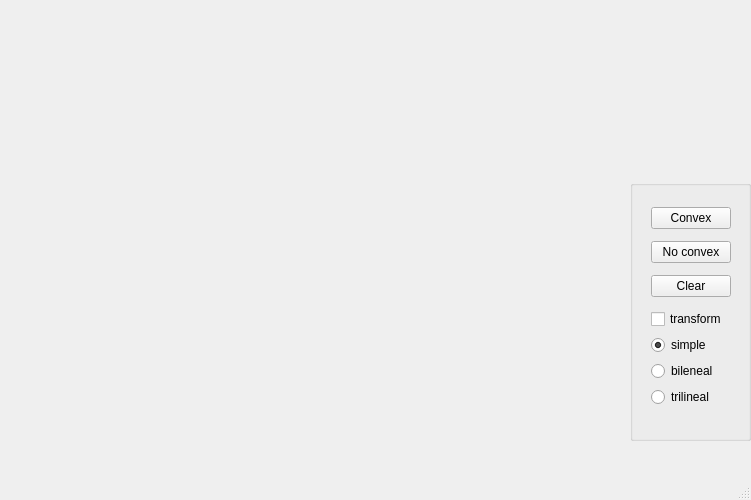
<?xml version="1.0" encoding="UTF-8"?>
<ui version="4.0">
 <class>TetragonWindow</class>
 <widget class="QMainWindow" name="TetragonWindow">
  <property name="enabled">
   <bool>true</bool>
  </property>
  <property name="geometry">
   <rect>
    <x>0</x>
    <y>0</y>
    <width>751</width>
    <height>500</height>
   </rect>
  </property>
  <property name="sizePolicy">
   <sizepolicy hsizetype="Preferred" vsizetype="Maximum">
    <horstretch>0</horstretch>
    <verstretch>0</verstretch>
   </sizepolicy>
  </property>
  <property name="minimumSize">
   <size>
    <width>150</width>
    <height>280</height>
   </size>
  </property>
  <property name="maximumSize">
   <size>
    <width>1000</width>
    <height>800</height>
   </size>
  </property>
  <property name="focusPolicy">
   <enum>Qt::NoFocus</enum>
  </property>
  <property name="windowTitle">
   <string>FIT9201KLIMOV_Tetragon</string>
  </property>
  <widget class="QWidget" name="centralWidget">
   <widget class="QGroupBox" name="puzzlePanel">
    <property name="geometry">
     <rect>
      <x>630</x>
      <y>180</y>
      <width>121</width>
      <height>261</height>
     </rect>
    </property>
    <property name="sizePolicy">
     <sizepolicy hsizetype="Minimum" vsizetype="Minimum">
      <horstretch>0</horstretch>
      <verstretch>0</verstretch>
     </sizepolicy>
    </property>
    <property name="maximumSize">
     <size>
      <width>121</width>
      <height>280</height>
     </size>
    </property>
    <property name="focusPolicy">
     <enum>Qt::StrongFocus</enum>
    </property>
    <property name="autoFillBackground">
     <bool>true</bool>
    </property>
    <property name="title">
     <string/>
    </property>
    <widget class="QWidget" name="layoutWidget">
     <property name="geometry">
      <rect>
       <x>10</x>
       <y>10</y>
       <width>102</width>
       <height>237</height>
      </rect>
     </property>
     <layout class="QVBoxLayout" name="verticalLayout_2">
      <item>
       <widget class="QPushButton" name="startDraw">
        <property name="text">
         <string>Convex</string>
        </property>
       </widget>
      </item>
      <item>
       <widget class="QPushButton" name="stopDraw">
        <property name="text">
         <string>No convex</string>
        </property>
       </widget>
      </item>
      <item>
       <widget class="QPushButton" name="init">
        <property name="text">
         <string>Clear</string>
        </property>
       </widget>
      </item>
      <item>
       <layout class="QVBoxLayout" name="verticalLayout_3">
        <item>
         <widget class="QCheckBox" name="checkBox">
          <property name="text">
           <string>transform</string>
          </property>
         </widget>
        </item>
        <item>
         <widget class="QRadioButton" name="simple">
          <property name="text">
           <string>simple</string>
          </property>
          <property name="checked">
           <bool>true</bool>
          </property>
         </widget>
        </item>
        <item>
         <widget class="QRadioButton" name="biLeneal">
          <property name="text">
           <string>bileneal</string>
          </property>
         </widget>
        </item>
        <item>
         <widget class="QRadioButton" name="triLineal">
          <property name="text">
           <string>trilineal</string>
          </property>
         </widget>
        </item>
       </layout>
      </item>
     </layout>
    </widget>
   </widget>
  </widget>
  <widget class="QStatusBar" name="statusBar"/>
 </widget>
 <layoutdefault spacing="6" margin="11"/>
 <resources/>
 <connections>
  <connection>
   <sender>startDraw</sender>
   <signal>clicked()</signal>
   <receiver>TetragonWindow</receiver>
   <slot>sl_drawConvex()</slot>
   <hints>
    <hint type="sourcelabel">
     <x>641</x>
     <y>193</y>
    </hint>
    <hint type="destinationlabel">
     <x>365</x>
     <y>266</y>
    </hint>
   </hints>
  </connection>
  <connection>
   <sender>stopDraw</sender>
   <signal>clicked()</signal>
   <receiver>TetragonWindow</receiver>
   <slot>sl_drawNoConvex()</slot>
   <hints>
    <hint type="sourcelabel">
     <x>661</x>
     <y>240</y>
    </hint>
    <hint type="destinationlabel">
     <x>493</x>
     <y>207</y>
    </hint>
   </hints>
  </connection>
  <connection>
   <sender>init</sender>
   <signal>clicked()</signal>
   <receiver>TetragonWindow</receiver>
   <slot>sl_onClear()</slot>
   <hints>
    <hint type="sourcelabel">
     <x>695</x>
     <y>271</y>
    </hint>
    <hint type="destinationlabel">
     <x>413</x>
     <y>224</y>
    </hint>
   </hints>
  </connection>
  <connection>
   <sender>simple</sender>
   <signal>toggled(bool)</signal>
   <receiver>TetragonWindow</receiver>
   <slot>sl_onFilterChanged(bool)</slot>
   <hints>
    <hint type="sourcelabel">
     <x>692</x>
     <y>342</y>
    </hint>
    <hint type="destinationlabel">
     <x>502</x>
     <y>363</y>
    </hint>
   </hints>
  </connection>
  <connection>
   <sender>biLeneal</sender>
   <signal>toggled(bool)</signal>
   <receiver>TetragonWindow</receiver>
   <slot>sl_onFilterChanged(bool)</slot>
   <hints>
    <hint type="sourcelabel">
     <x>692</x>
     <y>377</y>
    </hint>
    <hint type="destinationlabel">
     <x>375</x>
     <y>249</y>
    </hint>
   </hints>
  </connection>
  <connection>
   <sender>triLineal</sender>
   <signal>toggled(bool)</signal>
   <receiver>TetragonWindow</receiver>
   <slot>sl_onFilterChanged(bool)</slot>
   <hints>
    <hint type="sourcelabel">
     <x>692</x>
     <y>412</y>
    </hint>
    <hint type="destinationlabel">
     <x>375</x>
     <y>249</y>
    </hint>
   </hints>
  </connection>
  <connection>
   <sender>checkBox</sender>
   <signal>stateChanged(int)</signal>
   <receiver>TetragonWindow</receiver>
   <slot>sl_transformChanged(int)</slot>
   <hints>
    <hint type="sourcelabel">
     <x>668</x>
     <y>303</y>
    </hint>
    <hint type="destinationlabel">
     <x>538</x>
     <y>310</y>
    </hint>
   </hints>
  </connection>
 </connections>
 <slots>
  <slot>sl_drawConvex()</slot>
  <slot>sl_drawNoConvex()</slot>
  <slot>sl_onClear()</slot>
  <slot>sl_onFilterChanged(bool)</slot>
  <slot>sl_transformChanged(int)</slot>
 </slots>
</ui>
